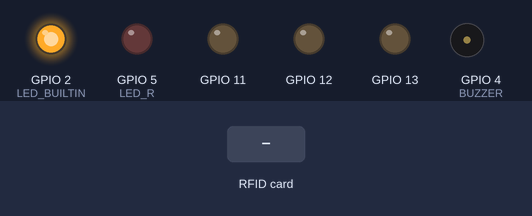
A sketch run on a simulated ESP8266 (NodeMCU). On the bench: output pins drawn as LEDs (lit = HIGH, except the on-board LED, lit = LOW), buzzer (waves = sounding). The test bench sets the inputs (shaded band). The modem accepts every AT command (registered, SIM ready, sends succeed) and sends nothing else; what the sketch prints to the serial monitor is not drawn.

Above: at 1.3 s.
1.4 s: RFID card 5E 7A 19 C4 held to the reader
At 2.08 s:
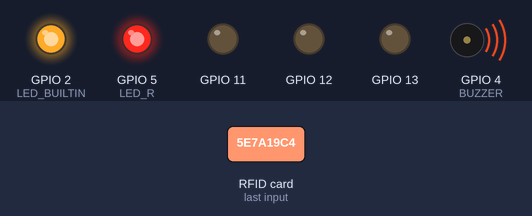
At 3.5 s:
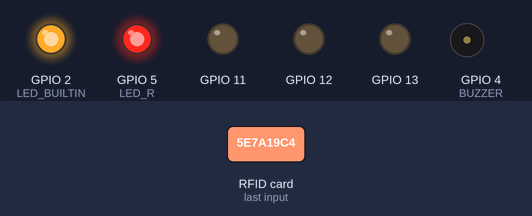
Timing chart, 0 to 8.7 s (numbered marks = the images above; inputs shaded):
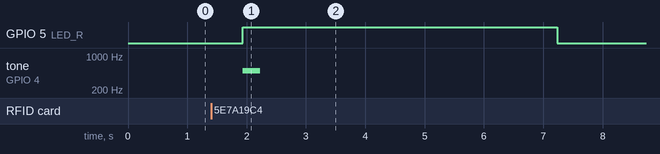

Measured:
- after the input at 1.4 s, GPIO 5 (LED_R): LOW → HIGH after 0.53 s, → LOW 5.3 s later; tone on GPIO 4 (BUZZER): silent → 500 Hz after 0.53 s, → silent 0.30 s later

The sketch:

pinkbeam.ino
```cpp
//Viral Science
//RFID
#include "ESP8266.h"
#include <SoftwareSerial.h>
#include <SPI.h>
#include <MFRC522.h>

#define SSID        "Kwon"
#define PASSWORD    "qwe123123"
#define SS_PIN 10
#define RST_PIN 9
#define LED_R 5 //define red LED
#define RST 8
#define BUZZER 4 //buzzer pin

SoftwareSerial mySerial(3, 2);
MFRC522 mfrc522(SS_PIN, RST_PIN);   // Create MFRC522 instance.

ESP8266 wifi(mySerial);


void swi() {
  uint8_t buffer[128] = {0};
  uint8_t mux_id;
  uint32_t len = wifi.recv(&mux_id, buffer, sizeof(buffer), 100);

  if (len > 0) {
      Serial.print("Status:[");
      Serial.print(wifi.getIPStatus().c_str());
      Serial.println("]");

      Serial.print("Received from :");
      Serial.print(mux_id);
      Serial.print("[");


      Serial.print("Received:[");
      for(uint32_t i = 0; i < len; i++) {
          Serial.print((char)buffer[i]);
      }
      Serial.print("]\r\n");


      char command = buffer[0];
      int ledStatus = digitalRead(LED_BUILTIN);


      switch (command){

          case '1':
{
              digitalWrite(LED_BUILTIN, HIGH);
              sprintf(buffer, "NFC태그가 가능합니다.\n");
              wifi.send(mux_id, buffer, strlen(buffer));
              delay(500);
              pinMode(RST, OUTPUT);
              delay(500);
              digitalWrite(RST, HIGH);
    }


      }

  }

}


void printUsage(uint8_t mux_id)
{
    char buf[]="사용가능한 명령어\n1 : NFC리더기 켜기\n";
    wifi.send(mux_id, buf, strlen(buf));
}


void nfc() {
if ( ! mfrc522.PICC_IsNewCardPresent())
  {
    return;
  }
  // Select one of the cards
  if ( ! mfrc522.PICC_ReadCardSerial())
  {
    return;
  }
  //Show UID on serial monitor
  Serial.print("UID tag :");
  String content= "";
  byte letter;
  for (byte i = 0; i < mfrc522.uid.size; i++)
  {
     Serial.print(mfrc522.uid.uidByte[i] < 0x10 ? " 0" : " ");
     Serial.print(mfrc522.uid.uidByte[i], HEX);
   content.concat(String(mfrc522.uid.uidByte[i] < 0x10 ? " 0" : " "));
     content.concat(String(mfrc522.uid.uidByte[i], HEX));
  }
  Serial.println();
  Serial.print("Message : ");
  content.toUpperCase();

    Serial.println("임산부가 맞습니다.");
    Serial.println();
    delay(500);
    digitalWrite(LED_R, HIGH);
    tone(BUZZER, 500);
    delay(300);
    noTone(BUZZER);
    delay(5000);
    digitalWrite(LED_R, LOW);
    delay(100);
    pinMode(13, OUTPUT); pinMode(12, OUTPUT); pinMode(11, OUTPUT); pinMode(10, OUTPUT); pinMode(9, OUTPUT);
    delay(500);
    digitalWrite(13, LOW); digitalWrite(12, LOW); digitalWrite(11, LOW); digitalWrite(10, LOW); digitalWrite(9, LOW);


}
void setup()
{

  Serial.begin(9600);   // Initiate a serial communication
   SPI.begin();      // Initiate  SPI bus
   mfrc522.PCD_Init();   // Initiate MFRC522
   pinMode(LED_R, OUTPUT);
   pinMode(BUZZER, OUTPUT);
   noTone(BUZZER);
   Serial.println("Put your card to the reader...");
   Serial.println();


    Serial.print("setup begin\r\n");

    Serial.print("FW Version:");
    Serial.println(wifi.getVersion().c_str());

    if (wifi.setOprToStationSoftAP()) {
        Serial.print("to station + softap ok\r\n");
    } else {
        Serial.print("to station + softap err\r\n");
    }

    if (wifi.joinAP(SSID, PASSWORD)) {
        Serial.print("Join AP success\r\n");
        Serial.print("IP: ");
        Serial.println(wifi.getLocalIP().c_str());
    } else {
        Serial.print("Join AP failure\r\n");
    }

    if (wifi.enableMUX()) {
        Serial.print("multiple ok\r\n");
    } else {
        Serial.print("multiple err\r\n");
    }

    if (wifi.startTCPServer(8090)) {
        Serial.print("start tcp server ok\r\n");
    } else {
        Serial.print("start tcp server err\r\n");
    }

    if (wifi.setTCPServerTimeout(360)) {
        Serial.print("set tcp server timout 360 seconds\r\n");
    } else {
        Serial.print("set tcp server timout err\r\n");
    }

    Serial.print("setup end\r\n");

  pinMode(LED_BUILTIN, OUTPUT);


}
void loop()
{

  nfc();
  swi();

}
```
